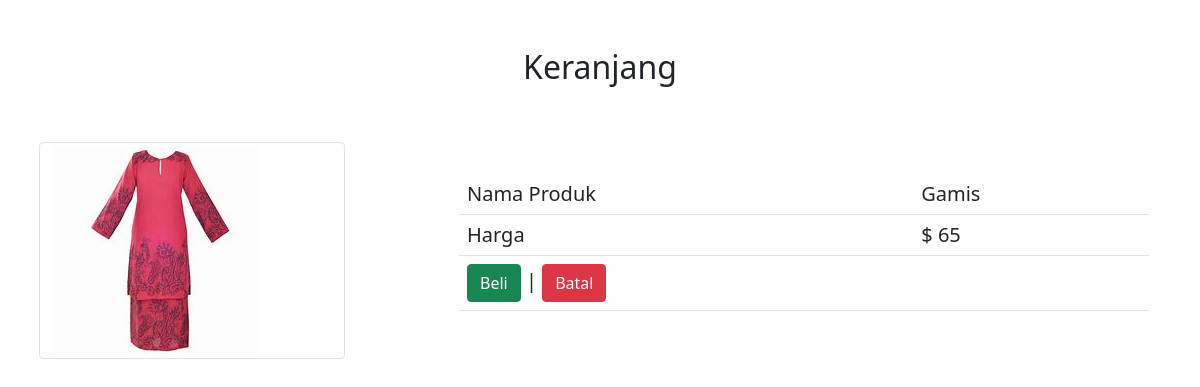
/tampil/keranjang.php?id_produk=33, run on the app's committed database.
### tables this page shows
CREATE TABLE `produk` (
  `id_produk` int(11) NOT NULL,
  `nama` varchar(255) DEFAULT NULL,
  `harga` varchar(11) DEFAULT NULL,
  `foto` varchar(255) DEFAULT NULL
);

### tampil/keranjang.php (the view, shortened to what this page needs)
<!DOCTYPE html>
<html>
  <head>
    <link href="https://cdn.jsdelivr.net/npm/bootstrap@5.0.2/dist/css/bootstrap.min.css" rel="stylesheet">
  </head>
  <body>
    <?php
        include "../proses/koneksi.php";
        $qry_detail_produk=mysqli_query($conn,"select * from produk where id_produk = '".$_GET['id_produk']."'");
        $dt_produk=mysqli_fetch_array($qry_detail_produk);
    ?>
        <div class="row d-flex justify-content-center align-items-center">
            <div class="col-12 text-center my-5">
                <h2>Keranjang</h2>
            </div>
            <div class="col-md-3 img-thumbnail">
                <img src="../asset/foto_produk/<?=$dt_produk['foto']?>" class="img-fluid">
            </div>
            <div class="col-md-7 offset-1">
                <form action="" method="post">
                    <table class="table table-hover table-striped h5">
                        <thead>
                            <tr>
                                <td>Nama Produk</td><td><?=$dt_produk['nama']?></td>
                            </tr>
                            <tr>
                                <td>Harga</td><td>$ <?=$dt_produk['harga']?></td>
                            </tr>
                            <tr>
                                <td colspan="2">
                                    <a href="../proses/proses_keranjang.php" class="btn btn-success" onclick="return confirm('Yakin Ingin Membeli?')">Beli</a>
                                    | <a href="home.php" class="btn btn-danger">Batal</a>
                                </td>
                            </tr>
                        </thead>
                    </table>
                </form>
            </div>
        </div>
  </body>
</html>

### tampil/keranjang.php (style rules this page uses)
.img-thumbnail { max-height: 500px; }

### data on the page
produk: foto (picture), nama "Gamis", harga "65"
